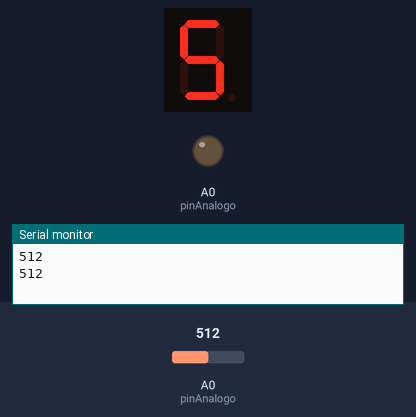
A sketch run on a simulated Arduino Mega 2560, built with avr-gcc and run on an emulated ATmega2560. Shown: 1-digit seven-segment display, output pins drawn as LEDs (lit = HIGH), the last lines printed to the serial monitor. Wiring (inferred from the names in the program): 1-digit 7-segment display, segments lit when HIGH: segments pin 23, pin 25, pin 27, pin 29, pin 31, pin 33, pin 35. The inputs (shaded band) are chosen by the test bench; at power-on: A0 (pinAnalogo) = 512. The segment pins are drawn as the display they are named for; pins used as bus, display or sensor lines are not drawn.

Above: at 1.3 s.
1.4 s: A0 (pinAnalogo) set to 600
2.9 s: A0 (pinAnalogo) set to 624
At 4.2 s:
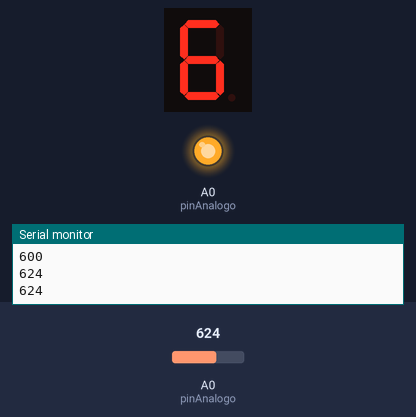
4.5 s: A0 (pinAnalogo) set to 727
At 5.4 s:
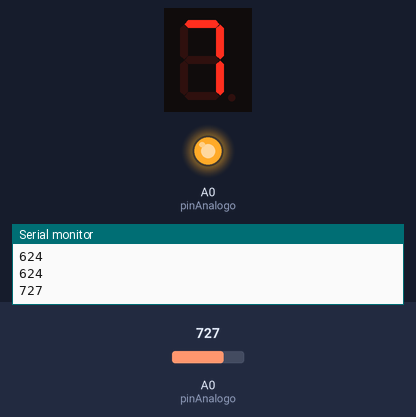
6.0 s: A0 (pinAnalogo) set to 590
At 6.6 s:
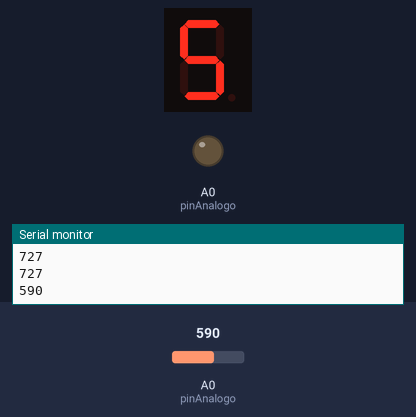
7.5 s: A0 (pinAnalogo) set to 716
At 8.9 s:
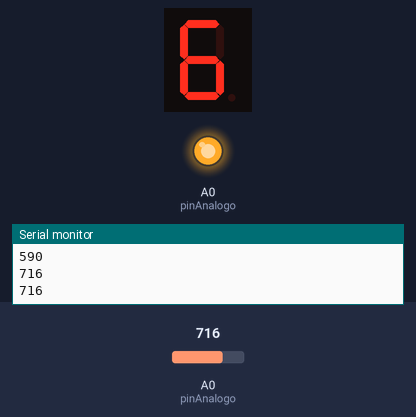
Timing chart, 0 to 10.0 s (numbered marks = the images above; inputs shaded):
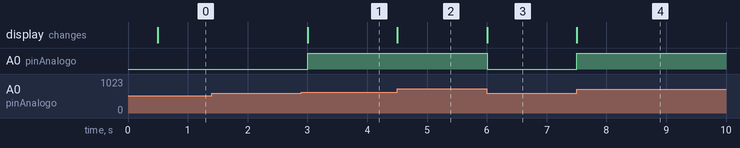

Measured:
- the behaviour switches between 613 and 614 on A0 (pinAnalogo) (found by bisection; images 0 and 1)
- after the input at 2.9 s, A0 (pinAnalogo): LOW → HIGH after 0.10 s; the display: changes after 0.10 s (image 1)
- after the input at 4.5 s, the display: changes at once (image 2)
- after the input at 6.0 s, A0 (pinAnalogo): HIGH → LOW at once; the display: changes at once (image 3)
- after the input at 7.5 s, A0 (pinAnalogo): LOW → HIGH at once; the display: changes at once (image 4)

The sketch:

HT1.ino
```cpp
//Variable para el pin analogo
int pinAnalogo = A0;

//Lista con los pines digitales del display
int listaPines[7] = {23, 25, 27, 29, 31, 33, 35};

//Variables para los numeros mostrados en el display
boolean cero[7] = {true, true, true, true, true, true, false};
boolean uno[7] = {false, true, true, false, false, false, false};
boolean dos[7] = {true, true, false, true, true, false, true};
boolean tres[7] = {true, true, true, true, false, false, true};
boolean cuatro[7] = {false, true, true, false, false, true, true};
boolean cinco[7] = {true, false, true, true, false, true, true};
boolean seis[7] = {true, false, true, true, true, true, true};
boolean siete[7] = {true, true, true, false, false, false, false};
boolean ocho[7] = {true, true, true, true, true, true, true};
boolean nueve[7] = {true, true, true, true, false, true, true};


void setup() {
  // put your setup code here, to run once:
  Serial.begin(9600);

  //Inicializar Pines Digitales
  for(int i=0; i<8; i++){

    pinMode(listaPines[i], OUTPUT);
    digitalWrite(listaPines[i], LOW);
    }
}

void encenderDisplay(int posicion, boolean valor){
  if(valor){
    digitalWrite(listaPines[posicion], HIGH);
    }
  else{
    digitalWrite(listaPines[posicion], LOW);
    }

  }

void procesarPines(boolean arreglo[]){
  for(int i=0; i<8; i++){
    encenderDisplay(i, arreglo[i]);
    }
  }

void metodoPot(){
int lectura_pot = analogRead(pinAnalogo);
if(lectura_pot == 0){
  procesarPines(cero);
}
else if(lectura_pot>=100 && lectura_pot<=200){
  procesarPines(uno);
  }
else if(lectura_pot>200 && lectura_pot<300){
  procesarPines(dos);
  }
else if(lectura_pot>300 && lectura_pot<400){
  procesarPines(tres);
  }
else if(lectura_pot>400 && lectura_pot<512){
  procesarPines(cuatro);
  }
else if(lectura_pot>500 && lectura_pot<614){
  procesarPines(cinco);
  }
else if(lectura_pot>600 && lectura_pot<717){
  procesarPines(seis);
  }
else if(lectura_pot>700 && lectura_pot<819){
  procesarPines(siete);
  }
else if(lectura_pot>800 && lectura_pot<922){
  procesarPines(ocho);
  }
else if(lectura_pot>900 && lectura_pot<1023){
  procesarPines(nueve);
  }
}


void loop() {
  // put your main code here, to run repeatedly:
  int lectura_pot = analogRead(pinAnalogo);
  delay(500);
  //Impresion de la lectura del potenciometro en virtual terminal
  Serial.println(lectura_pot);
  metodoPot();


}
```
